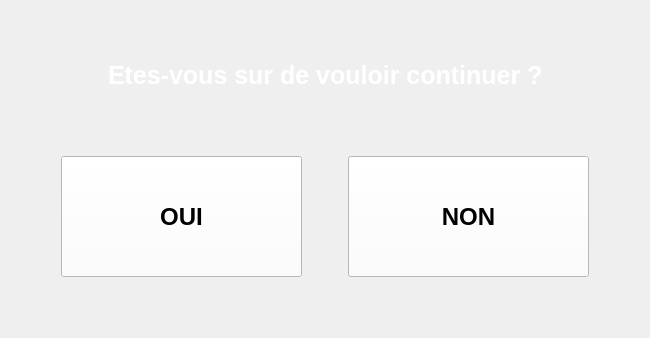
     <widget class="QWidget" name="ConfirmValid">
      <layout class="QGridLayout" name="gridLayout_3">
       <item row="0" column="0">
        <layout class="QVBoxLayout" name="verticalLayout_2">
         <property name="margin">
          <number>5</number>
         </property>
         <item>
          <spacer name="verticalSpacer_4">
           <property name="orientation">
            <enum>Qt::Vertical</enum>
           </property>
           <property name="sizeHint" stdset="0">
            <size>
             <width>20</width>
             <height>40</height>
            </size>
           </property>
          </spacer>
         </item>
         <item>
          <layout class="QHBoxLayout" name="horizontalLayout_4">
           <property name="margin">
            <number>5</number>
           </property>
           <item>
            <spacer name="horizontalSpacer_12">
             <property name="orientation">
              <enum>Qt::Horizontal</enum>
             </property>
             <property name="sizeHint" stdset="0">
              <size>
               <width>40</width>
               <height>20</height>
              </size>
             </property>
            </spacer>
           </item>
           <item>
            <widget class="QLabel" name="label_3">
             <property name="font">
              <font>
               <pointsize>19</pointsize>
               <weight>75</weight>
               <bold>true</bold>
              </font>
             </property>
             <property name="styleSheet">
              <string notr="true">color: rgb(255, 255, 255);</string>
             </property>
             <property name="text">
              <string>Etes-vous sur de vouloir continuer ?</string>
             </property>
            </widget>
           </item>
           <item>
            <spacer name="horizontalSpacer_13">
             <property name="orientation">
              <enum>Qt::Horizontal</enum>
             </property>
             <property name="sizeHint" stdset="0">
              <size>
               <width>40</width>
               <height>20</height>
              </size>
             </property>
            </spacer>
           </item>
          </layout>
         </item>
         <item>
          <spacer name="verticalSpacer_3">
           <property name="orientation">
            <enum>Qt::Vertical</enum>
           </property>
           <property name="sizeType">
            <enum>QSizePolicy::Fixed</enum>
           </property>
           <property name="sizeHint" stdset="0">
            <size>
             <width>20</width>
             <height>50</height>
            </size>
           </property>
          </spacer>
         </item>
         <item>
          <layout class="QHBoxLayout" name="horizontalLayout_5">
           <property name="margin">
            <number>5</number>
           </property>
           <item>
            <spacer name="horizontalSpacer_11">
             <property name="orientation">
              <enum>Qt::Horizontal</enum>
             </property>
             <property name="sizeHint" stdset="0">
              <size>
               <width>40</width>
               <height>20</height>
              </size>
             </property>
            </spacer>
           </item>
           <item>
            <widget class="QPushButton" name="B_Yes">
             <property name="minimumSize">
              <size>
               <width>241</width>
               <height>121</height>
              </size>
             </property>
             <property name="maximumSize">
              <size>
               <width>241</width>
               <height>121</height>
              </size>
             </property>
             <property name="palette">
              <palette>
               <active>
                <colorrole role="WindowText">
                 <brush brushstyle="SolidPattern">
                  <color alpha="255">
                   <red>0</red>
                   <green>0</green>
                   <blue>0</blue>
                  </color>
                 </brush>
                </colorrole>
                <colorrole role="Button">
                 <brush brushstyle="SolidPattern">
                  <color alpha="255">
                   <red>255</red>
                   <green>255</green>
                   <blue>255</blue>
                  </color>
                 </brush>
                </colorrole>
                <colorrole role="Text">
                 <brush brushstyle="SolidPattern">
                  <color alpha="255">
                   <red>0</red>
                   <green>0</green>
                   <blue>0</blue>
                  </color>
                 </brush>
                </colorrole>
                <colorrole role="ButtonText">
                 <brush brushstyle="SolidPattern">
                  <color alpha="255">
                   <red>0</red>
                   <green>0</green>
                   <blue>0</blue>
                  </color>
                 </brush>
                </colorrole>
                <colorrole role="Base">
                 <brush brushstyle="SolidPattern">
                  <color alpha="255">
                   <red>255</red>
                   <green>255</green>
                   <blue>255</blue>
                  </color>
                 </brush>
                </colorrole>
                <colorrole role="Window">
                 <brush brushstyle="SolidPattern">
                  <color alpha="255">
                   <red>255</red>
                   <green>255</green>
                   <blue>255</blue>
                  </color>
                 </brush>
                </colorrole>
               </active>
               <inactive>
                <colorrole role="WindowText">
                 <brush brushstyle="SolidPattern">
                  <color alpha="255">
                   <red>0</red>
                   <green>0</green>
                   <blue>0</blue>
                  </color>
                 </brush>
                </colorrole>
                <colorrole role="Button">
                 <brush brushstyle="SolidPattern">
                  <color alpha="255">
                   <red>255</red>
                   <green>255</green>
                   <blue>255</blue>
                  </color>
                 </brush>
                </colorrole>
                <colorrole role="Text">
                 <brush brushstyle="SolidPattern">
                  <color alpha="255">
                   <red>0</red>
                   <green>0</green>
                   <blue>0</blue>
                  </color>
                 </brush>
                </colorrole>
                <colorrole role="ButtonText">
                 <brush brushstyle="SolidPattern">
                  <color alpha="255">
                   <red>0</red>
                   <green>0</green>
                   <blue>0</blue>
                  </color>
                 </brush>
                </colorrole>
                <colorrole role="Base">
                 <brush brushstyle="SolidPattern">
                  <color alpha="255">
                   <red>255</red>
                   <green>255</green>
                   <blue>255</blue>
                  </color>
                 </brush>
                </colorrole>
                <colorrole role="Window">
                 <brush brushstyle="SolidPattern">
                  <color alpha="255">
                   <red>255</red>
                   <green>255</green>
                   <blue>255</blue>
                  </color>
                 </brush>
                </colorrole>
               </inactive>
               <disabled>
                <colorrole role="WindowText">
                 <brush brushstyle="SolidPattern">
                  <color alpha="255">
                   <red>0</red>
                   <green>0</green>
                   <blue>0</blue>
                  </color>
                 </brush>
                </colorrole>
                <colorrole role="Button">
                 <brush brushstyle="SolidPattern">
                  <color alpha="255">
                   <red>255</red>
                   <green>255</green>
                   <blue>255</blue>
                  </color>
                 </brush>
                </colorrole>
                <colorrole role="Text">
                 <brush brushstyle="SolidPattern">
                  <color alpha="255">
                   <red>0</red>
                   <green>0</green>
                   <blue>0</blue>
                  </color>
                 </brush>
                </colorrole>
                <colorrole role="ButtonText">
                 <brush brushstyle="SolidPattern">
                  <color alpha="255">
                   <red>0</red>
                   <green>0</green>
                   <blue>0</blue>
                  </color>
                 </brush>
                </colorrole>
                <colorrole role="Base">
                 <brush brushstyle="SolidPattern">
                  <color alpha="255">
                   <red>255</red>
                   <green>255</green>
                   <blue>255</blue>
                  </color>
                 </brush>
                </colorrole>
                <colorrole role="Window">
                 <brush brushstyle="SolidPattern">
                  <color alpha="255">
                   <red>255</red>
                   <green>255</green>
                   <blue>255</blue>
                  </color>
                 </brush>
                </colorrole>
               </disabled>
              </palette>
             </property>
             <property name="font">
              <font>
               <pointsize>18</pointsize>
               <weight>75</weight>
               <bold>true</bold>
              </font>
             </property>
             <property name="styleSheet">
              <string notr="true">QPushButton{
 background-color: rgb(255, 255, 255);
}

QPushButton:pressed{ 
	background-color: rgb(222, 222, 222);
}</string>
             </property>
             <property name="text">
              <string>OUI</string>
             </property>
            </widget>
           </item>
           <item>
            <spacer name="horizontalSpacer_8">
             <property name="orientation">
              <enum>Qt::Horizontal</enum>
             </property>
             <property name="sizeHint" stdset="0">
              <size>
               <width>40</width>
               <height>20</height>
              </size>
             </property>
            </spacer>
           </item>
           <item>
            <widget class="QPushButton" name="B_Non">
             <property name="minimumSize">
              <size>
               <width>241</width>
               <height>121</height>
              </size>
             </property>
             <property name="maximumSize">
              <size>
               <width>241</width>
               <height>121</height>
              </size>
             </property>
             <property name="palette">
              <palette>
               <active>
                <colorrole role="WindowText">
                 <brush brushstyle="SolidPattern">
                  <color alpha="255">
                   <red>0</red>
                   <green>0</green>
                   <blue>0</blue>
                  </color>
                 </brush>
                </colorrole>
                <colorrole role="Button">
                 <brush brushstyle="SolidPattern">
                  <color alpha="255">
                   <red>255</red>
                   <green>255</green>
                   <blue>255</blue>
                  </color>
                 </brush>
                </colorrole>
                <colorrole role="Text">
                 <brush brushstyle="SolidPattern">
                  <color alpha="255">
                   <red>0</red>
                   <green>0</green>
                   <blue>0</blue>
                  </color>
                 </brush>
                </colorrole>
                <colorrole role="ButtonText">
                 <brush brushstyle="SolidPattern">
                  <color alpha="255">
                   <red>0</red>
                   <green>0</green>
                   <blue>0</blue>
                  </color>
                 </brush>
                </colorrole>
                <colorrole role="Base">
                 <brush brushstyle="SolidPattern">
                  <color alpha="255">
                   <red>255</red>
                   <green>255</green>
                   <blue>255</blue>
                  </color>
                 </brush>
                </colorrole>
                <colorrole role="Window">
                 <brush brushstyle="SolidPattern">
                  <color alpha="255">
                   <red>255</red>
                   <green>255</green>
                   <blue>255</blue>
                  </color>
                 </brush>
                </colorrole>
               </active>
               <inactive>
                <colorrole role="WindowText">
                 <brush brushstyle="SolidPattern">
                  <color alpha="255">
                   <red>0</red>
                   <green>0</green>
                   <blue>0</blue>
                  </color>
                 </brush>
                </colorrole>
                <colorrole role="Button">
                 <brush brushstyle="SolidPattern">
                  <color alpha="255">
                   <red>255</red>
                   <green>255</green>
                   <blue>255</blue>
                  </color>
                 </brush>
                </colorrole>
                <colorrole role="Text">
                 <brush brushstyle="SolidPattern">
                  <color alpha="255">
                   <red>0</red>
                   <green>0</green>
                   <blue>0</blue>
                  </color>
                 </brush>
                </colorrole>
                <colorrole role="ButtonText">
                 <brush brushstyle="SolidPattern">
                  <color alpha="255">
                   <red>0</red>
                   <green>0</green>
                   <blue>0</blue>
                  </color>
                 </brush>
                </colorrole>
                <colorrole role="Base">
                 <brush brushstyle="SolidPattern">
                  <color alpha="255">
                   <red>255</red>
                   <green>255</green>
                   <blue>255</blue>
                  </color>
                 </brush>
                </colorrole>
                <colorrole role="Window">
                 <brush brushstyle="SolidPattern">
                  <color alpha="255">
                   <red>255</red>
                   <green>255</green>
                   <blue>255</blue>
                  </color>
                 </brush>
                </colorrole>
               </inactive>
               <disabled>
                <colorrole role="WindowText">
                 <brush brushstyle="SolidPattern">
                  <color alpha="255">
                   <red>0</red>
                   <green>0</green>
                   <blue>0</blue>
                  </color>
                 </brush>
                </colorrole>
                <colorrole role="Button">
                 <brush brushstyle="SolidPattern">
                  <color alpha="255">
                   <red>255</red>
                   <green>255</green>
                   <blue>255</blue>
                  </color>
                 </brush>
                </colorrole>
                <colorrole role="Text">
                 <brush brushstyle="SolidPattern">
                  <color alpha="255">
                   <red>0</red>
                   <green>0</green>
                   <blue>0</blue>
                  </color>
                 </brush>
                </colorrole>
                <colorrole role="ButtonText">
                 <brush brushstyle="SolidPattern">
                  <color alpha="255">
                   <red>0</red>
                   <green>0</green>
                   <blue>0</blue>
                  </color>
                 </brush>
                </colorrole>
                <colorrole role="Base">
                 <brush brushstyle="SolidPattern">
                  <color alpha="255">
                   <red>255</red>
                   <green>255</green>
                   <blue>255</blue>
                  </color>
                 </brush>
                </colorrole>
                <colorrole role="Window">
                 <brush brushstyle="SolidPattern">
                  <color alpha="255">
                   <red>255</red>
                   <green>255</green>
                   <blue>255</blue>
                  </color>
                 </brush>
                </colorrole>
               </disabled>
              </palette>
             </property>
             <property name="font">
              <font>
               <pointsize>18</pointsize>
               <weight>75</weight>
               <bold>true</bold>
              </font>
             </property>
             <property name="styleSheet">
              <string notr="true">QPushButton{
 background-color: rgb(255, 255, 255);
}

QPushButton:pressed{ 
	background-color: rgb(222, 222, 222);
}</string>
             </property>
             <property name="text">
              <string>NON</string>
             </property>
            </widget>
           </item>
           <item>
            <spacer name="horizontalSpacer_14">
             <property name="orientation">
              <enum>Qt::Horizontal</enum>
             </property>
             <property name="sizeHint" stdset="0">
              <size>
               <width>40</width>
               <height>20</height>
              </size>
             </property>
            </spacer>
           </item>
          </layout>
         </item>
         <item>
          <spacer name="verticalSpacer_5">
           <property name="orientation">
            <enum>Qt::Vertical</enum>
           </property>
           <property name="sizeHint" stdset="0">
            <size>
             <width>20</width>
             <height>40</height>
            </size>
           </property>
          </spacer>
         </item>
        </layout>
       </item>
      </layout>
     </widget>
